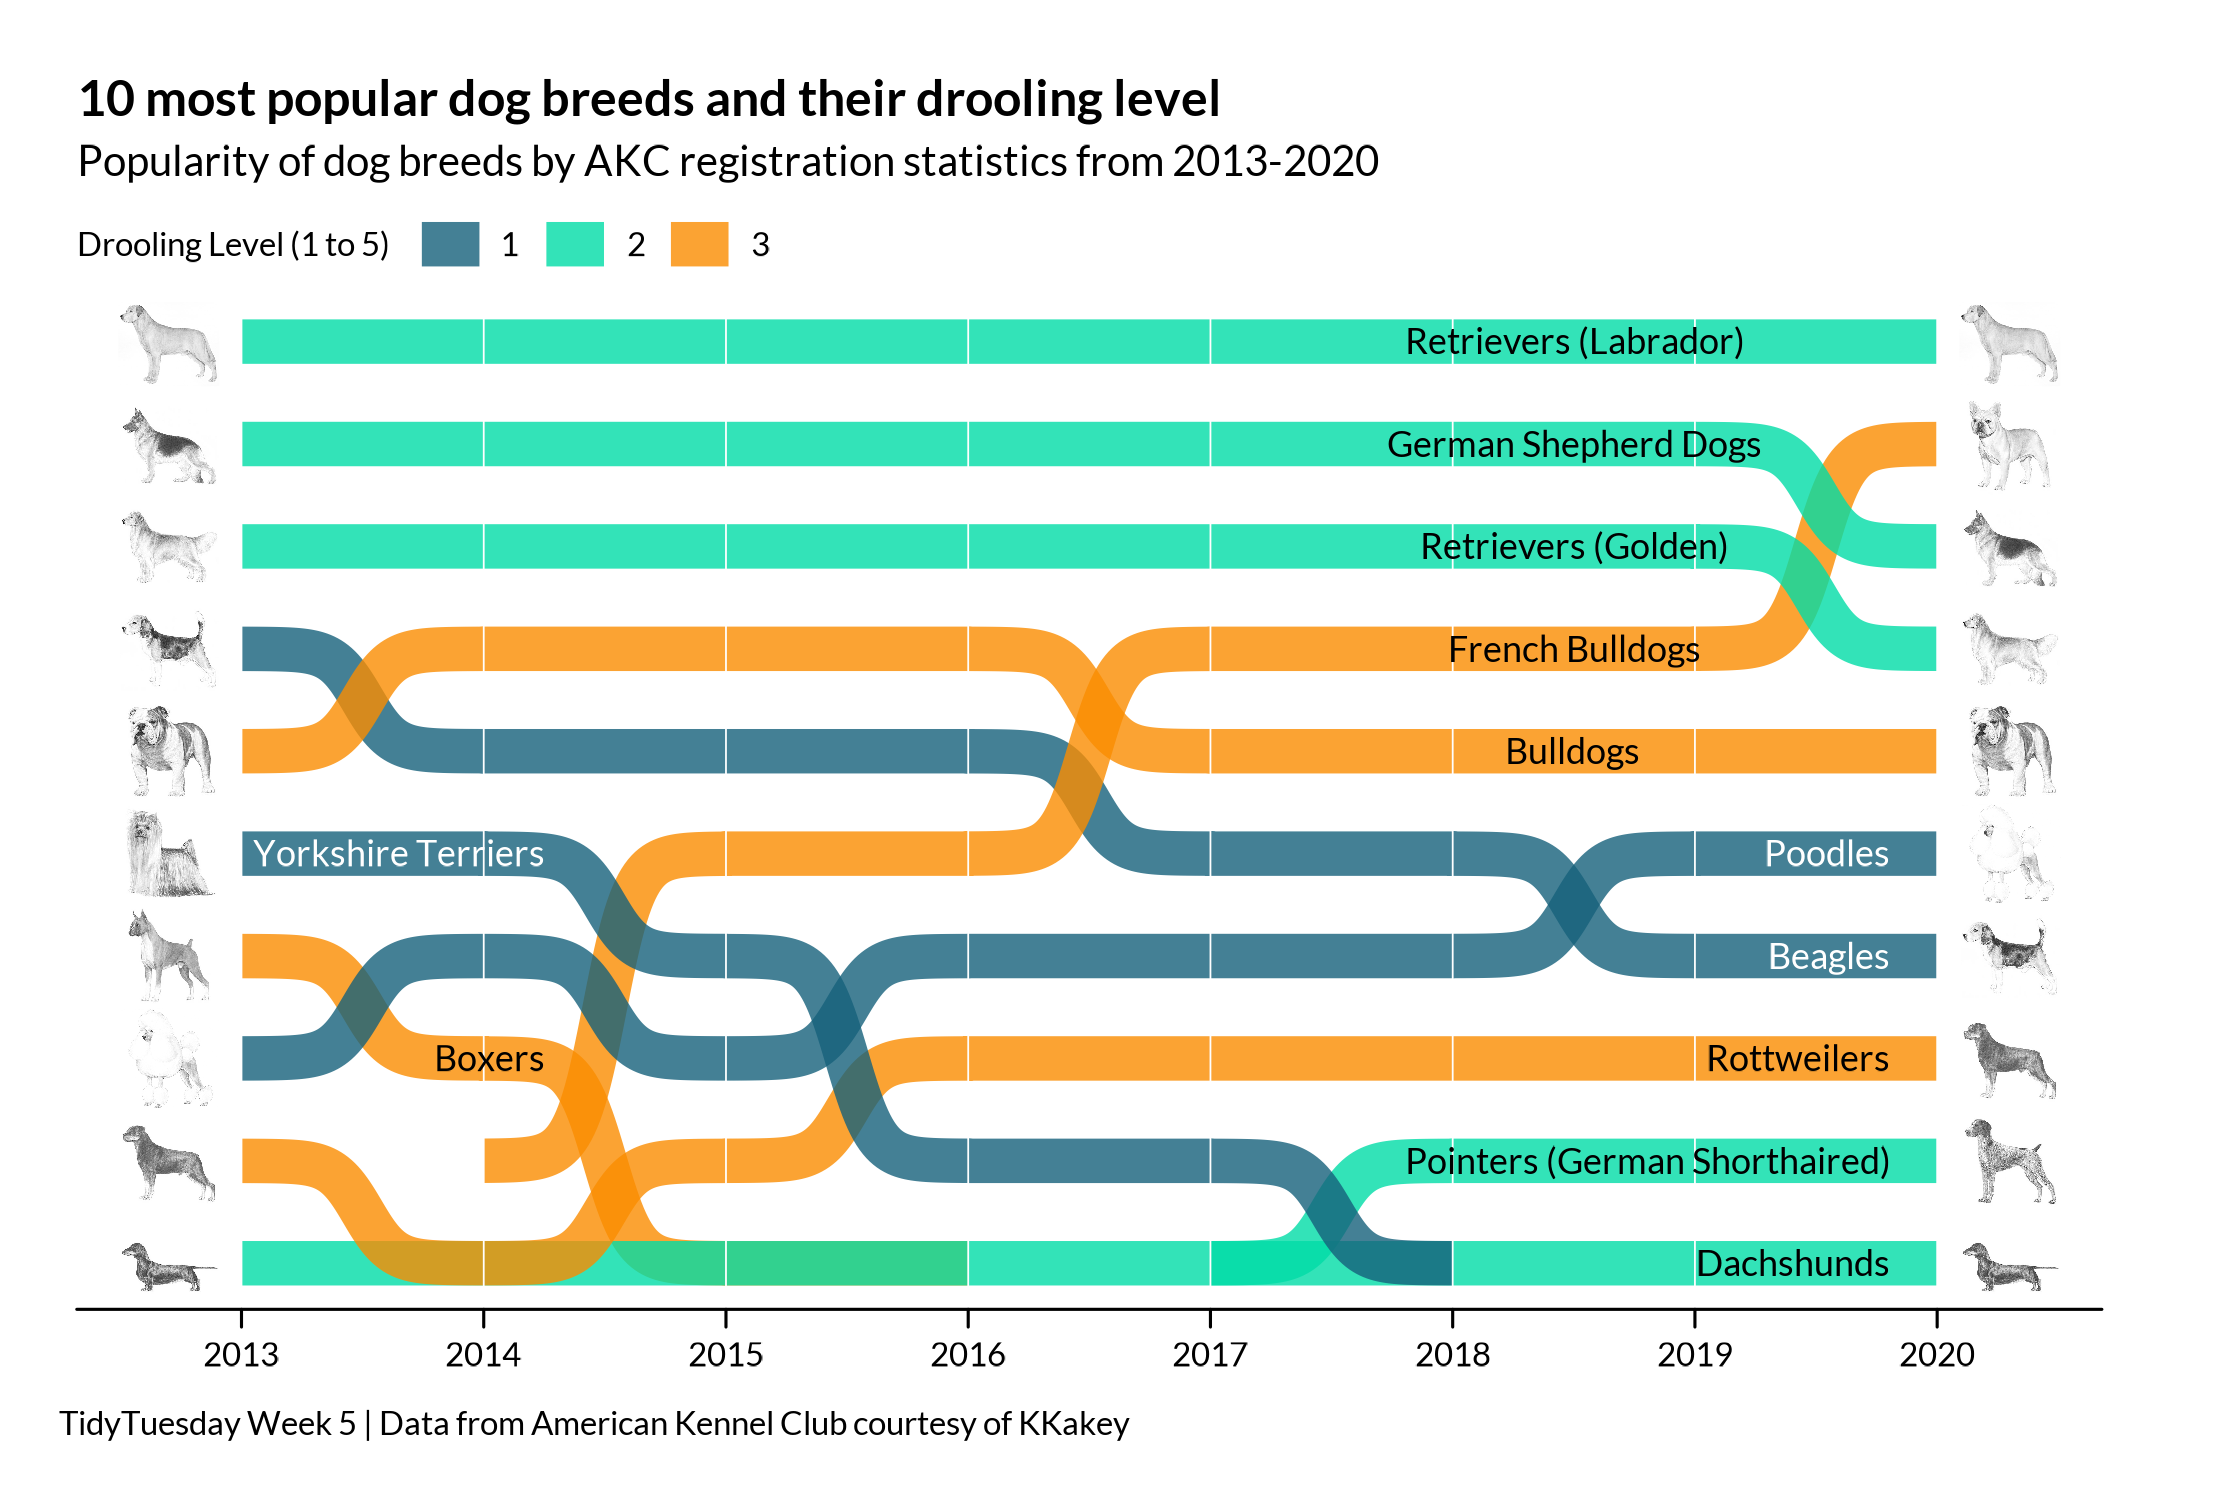

R code for this plot:
 # TidyTuesday Week 5 2022-02-01 Dog Breeds
# Data from American Kennel Club courtesy of KKakey
# Plot style inspired by Washington Post 

library(tidyverse)
library(ggbump)
library(ggtext)
library(ggimage)

library(showtext)
font_add_google("Lato")
showtext_opts(dpi = 300)
showtext_auto(enable = TRUE)
f1= "Lato"

# Load data
breed_traits <- readr::read_csv('https://raw.githubusercontent.com/rfordatascience/tidytuesday/master/data/2022/2022-02-01/breed_traits.csv') %>% janitor::clean_names()
trait_description <- readr::read_csv('https://raw.githubusercontent.com/rfordatascience/tidytuesday/master/data/2022/2022-02-01/trait_description.csv') %>% janitor::clean_names()
breed_rank_all <- readr::read_csv('https://raw.githubusercontent.com/rfordatascience/tidytuesday/master/data/2022/2022-02-01/breed_rank.csv') %>% janitor::clean_names()

# Plot data
rank_data = breed_rank_all %>% pivot_longer(x2013_rank:x2020_rank) %>%
  filter(value<=10) %>%
  mutate(name = parse_number(name)) %>%
  mutate(y = trimws(str_replace_all(breed, "\\*|\\(|\\)", ""))) %>%
  mutate(drool_level = case_when(breed == "Retrievers (Labrador)" ~2,
                           breed == "Retrievers (Golden)" ~ 2,
                           breed == "German Shepherd Dogs" ~ 2,
                           breed == "Pointers (German Shorthaired)" ~2,
                           breed=="French Bulldogs" ~3,
                           breed=="Bulldogs"~3,
                           breed=="Poodles"~1,
                           breed=="Beagles"~1,
                           breed=="Rottweilers"~3,
                           breed=="Dachshunds"~2,
                           breed=="Pembroke Welsh Corgis"~1,
                           breed=="Yorkshire Terriers"~1,
                           breed=="Boxers"~3))
                           
# Bump plot
p1 = rank_data %>%
  ggplot(aes(name,value)) +
  geom_bump(aes(group=breed,color=factor(drool_level)), size=5, smooth = 8, alpha=.8) +
  geom_vline(xintercept = seq(2013, 2020,1), color="white", size=.2) +
  scale_y_reverse() +
  scale_x_continuous(breaks=seq(2013, 2020,1)) +
  scale_color_manual("Drooling Level (1 to 5)",values=c("#15607a","#00dca6","#fa8c00")) +
  coord_cartesian(clip="off") +
  theme_void(base_size = 10, base_family = f1) +
  theme(legend.position = "top",
        legend.margin=margin(t=6,b=-2),
        legend.justification = "left",
        plot.margin = unit(c(.5, 1, .5, .5), "cm"),
        plot.title=element_text(face="bold"),
        axis.line.x.bottom = element_line(),
        axis.text.x=element_text(size=8, margin=margin(t=3)),
        axis.ticks.x = element_line(),
        axis.ticks.length=unit(.15, "cm"),
        plot.caption.position = "plot",
        plot.caption=element_text( hjust=0, margin=margin(t=10)),
        legend.text=element_text(size=8),
        legend.title=element_text(size=8)
        ) +
    labs(title="10 most popular dog breeds and their drooling level",
         subtitle="Popularity of dog breeds by AKC registration statistics from 2013-2020",
         caption="TidyTuesday Week 5 | Data from American Kennel Club courtesy of KKakey")
         
p1 + 
  geom_image(data = rank_data %>% filter(name == min(name)),aes(image=image, x=name-.3), asp=2) +
  geom_image(data = rank_data %>% filter(name == max(name)),aes(image=image, x=name+.3), asp=2) +
  geom_text(data= rank_data %>% filter(name==2019, value<=5), 
            aes(label=breed, x= 2018.5), size=3, family=f1) + 
  geom_text(data= rank_data %>% filter(name==2020, between(value,6,7)), 
            aes(label=breed, x=2019.8), size=3, color="white",family=f1, hjust=1) +
  geom_text(data= rank_data %>% filter(name==2020, between(value,8,10)), 
            aes(label=breed, x=2019.8), size=3,family=f1, hjust=1) +
  geom_text(data= rank_data %>% filter(name==2014, value==6), 
            aes(label=breed, x=2014.25), size=3, color="white", hjust=1,family=f1) +
  geom_text(data= rank_data %>% filter(name==2014, value==8), 
            aes(label=breed, x=2014.25), size=3, hjust=1,family=f1) 
            
# Save
ggsave("2022_05.png", bg="white", height=5, width=7.4)   

# Extended plot (Thank you Benjamin for the suggestion) 

font_add_google("Barlow Condensed","barlow")
f2 = "barlow"

breeds10 = breed_rank_all %>% pivot_longer(x2013_rank:x2020_rank) %>% filter(value<=10) %>% pull(breed) %>% unique()
breed_rank_10 = breed_rank_all %>% 
  pivot_longer(x2013_rank:x2020_rank) %>% 
  mutate(name = parse_number(name)) %>%
  filter(breed %in% breeds10) %>%
  mutate(drool_level = case_when(breed == "Retrievers (Labrador)" ~2,
                           breed == "Retrievers (Golden)" ~ 2,
                           breed == "German Shepherd Dogs" ~ 2,
                           breed == "Pointers (German Shorthaired)" ~2,
                           breed=="French Bulldogs" ~3,
                           breed=="Bulldogs"~3,
                           breed=="Poodles"~1,
                           breed=="Beagles"~1,
                           breed=="Rottweilers"~3,
                           breed=="Dachshunds"~2,
                           breed=="Pembroke Welsh Corgis"~1,
                           breed=="Yorkshire Terriers"~1,
                           breed=="Boxers"~3))
                           
p2 = breed_rank_10 %>%
  ggplot(aes(name,value)) +
  geom_bump(aes(group=breed,color=factor(drool_level)), size=5, smooth = 8, alpha=.8) +
  geom_vline(xintercept = seq(2013, 2020,1), color="white", size=.2) +
  scale_y_reverse() +
  scale_x_continuous(breaks=seq(2013, 2020,1), position="top") +
  scale_color_manual("Drooling Level (1 to 5)",values=c("#7678ed","#00dca6","#fa8c00")) +
  geom_text(data = breed_rank_10 %>% filter(name==2018, between(value,1,5)),
            aes(label=breed), size=3, family=f2) +
  geom_text(data = breed_rank_10 %>% filter(name==2020, between(value,6,9)),
            aes(label=breed, x=2019.75), size=3, family=f2, hjust=1) +
  geom_text(data = breed_rank_10 %>% filter(name==2016, value==10),
            aes(label=breed, x=2015.5), size=3, family=f2) +
  geom_text(data = breed_rank_10 %>% filter(name==2016, value==13),
            aes(label=breed, x=2015.5), size=3, family=f2) +
  geom_text(data=breed_rank_10 %>% filter(name==2013, value==6),
            aes(label=breed, x=2013.25), size=3, family=f2, hjust=0) +
  geom_text(data=breed_rank_10 %>% filter(name==2019, value==10),
            aes(label=breed, x=2019), size=3, family=f2) +
  geom_text(data=breed_rank_10 %>% filter(name==min(name)),
            aes(label=value, x=2013.05), size=3, family=f2, hjust=0, color="white") +
  geom_text(data=breed_rank_10 %>% filter(name==max(name)),
            aes(label=value, x=2019.95), size=3, family=f2, hjust=1, color="white") +
  theme_void(base_size = 9, base_family = f1) +
  theme(legend.position = "top",
        legend.margin=margin(t=6,b=-2),
        legend.justification = "left",
        plot.margin = unit(c(.5, 1, .5, .5), "cm"),
        plot.title=element_text(face="bold"),
        axis.line.x.top = element_line(),
        axis.text.x=element_text(size=8, margin=margin(t=3)),
        axis.ticks.x = element_line(),
        axis.ticks.length=unit(.15, "cm"),
        plot.caption.position = "plot",
        plot.caption=element_text( hjust=0, margin=margin(t=10)),
        legend.text=element_text(size=8),
        legend.title=element_text(size=8)
        ) +
  labs(title="10 most popular dog breeds and their drooling level",
         subtitle="Popularity of dog breeds by AKC registration statistics from 2013-2020",
         caption="TidyTuesday Week 5 | Data from American Kennel Club courtesy of KKakey")
      
p2 + 
  geom_image(data = breed_rank_10 %>% filter(name == min(name)),aes(image=image, x=name-.3), size=.04) +
  geom_image(data = breed_rank_10 %>% filter(name == max(name)),aes(image=image, x=name+.3), size=.04)    
